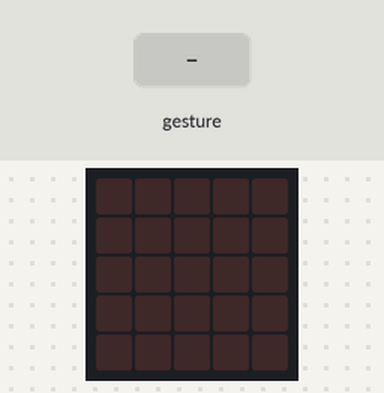
The program below on a simulated BBC micro:bit (MakeCode). On the bench: the board's 5×5 LED display. The inputs (shaded band) are chosen by the test bench. Random numbers come from a fixed seed; a tilt is held for 1.5 s and a shake lasts 1 s, then the board lies face up again.

Above: at 1.2 s.
1.3 s: gesture 'shake'
At 2.2 s:
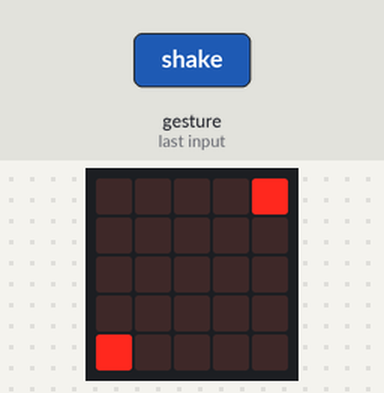
3.9 s: gesture 'shake'
At 4.5 s:
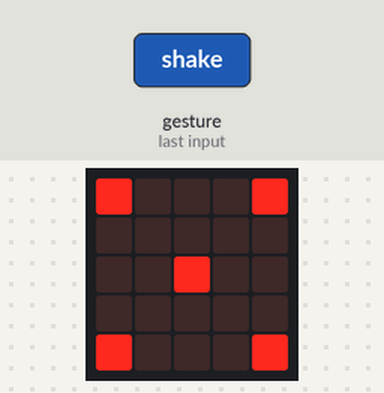
6.5 s: gesture 'shake'
At 7.4 s:
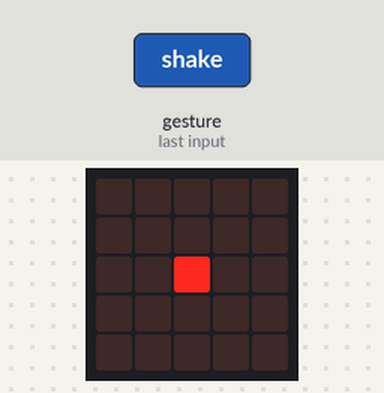
9.1 s: gesture 'shake'
At 9.6 s:
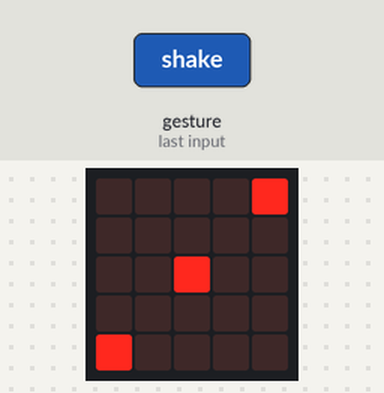
Timing chart, 0 to 12.1 s (numbered marks = the images above; inputs shaded):
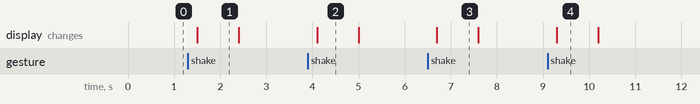

The program:

Ex11_bis.py
```python
NOMBRE = 0

def on_gesture_shake():
    global NOMBRE
    NOMBRE = randint(1, 6)
    if NOMBRE == 1:
        basic.show_leds("""
            . . . . .
            . . . . .
            . . # . .
            . . . . .
            . . . . .
            """)
    elif NOMBRE == 2:
        basic.show_leds("""
            . . . . #
            . . . . .
            . . . . .
            . . . . .
            # . . . .
            """)
    elif NOMBRE == 3:
        basic.show_leds("""
            . . . . #
            . . . . .
            . . # . .
            . . . . .
            # . . . .
            """)
    elif NOMBRE == 3:
        basic.show_leds("""
            # . . . #
            . . . . .
            . . . . .
            . . . . .
            # . . . #
            """)
    elif NOMBRE == 5:
        basic.show_leds("""
            # . . . #
            . . . . .
            . . # . .
            . . . . .
            # . . . #
            """)
    elif NOMBRE == 6:
        basic.show_leds("""
            # . . . #
            . . . . .
            # . . . #
            . . . . .
            # . . . #
            """)
    basic.pause(500)
    basic.clear_screen()
input.on_gesture(Gesture.SHAKE, on_gesture_shake)

def on_forever():
    pass
basic.forever(on_forever)
```

Measured:
- after the input at 1.3 s, the display: changes after 0.20 s (image 1)
- after the input at 3.9 s, the display: changes after 0.20 s (image 2)
- after the input at 6.5 s, the display: changes after 0.20 s (image 3)
- after the input at 9.1 s, the display: changes after 0.20 s (image 4)
- what the display in image 1 shows lasts 0.9 s, from 1.5 s to 2.4 s
